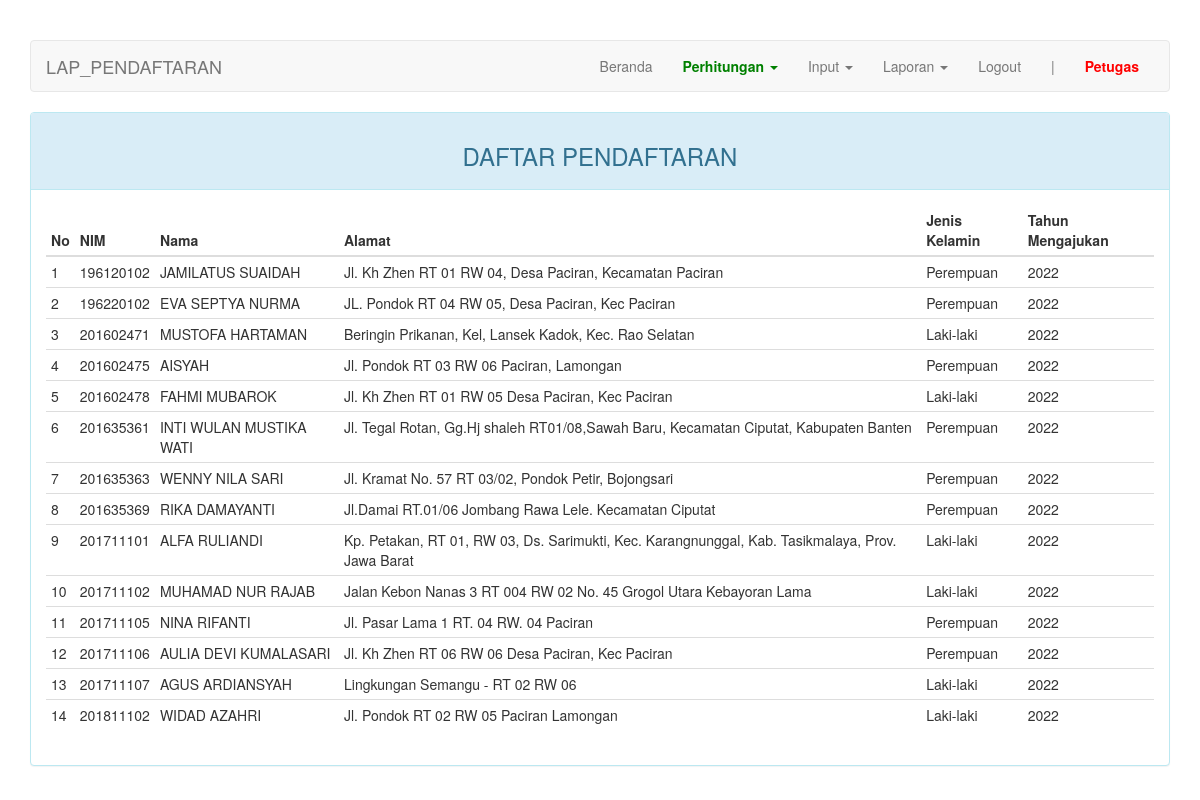
The page /index.php?page=lap_pendaftaran (signed in) on the database its author committed.
### tables this page shows
CREATE TABLE `mahasiswa` (
  `nim` char(9) NOT NULL,
  `nama` varchar(30) NOT NULL,
  `alamat` varchar(100) DEFAULT NULL,
  `jenis_kelamin` enum('Laki-laki','Perempuan') DEFAULT NULL,
  `tahun_mengajukan` char(4) NOT NULL
);

### page/lap_pendaftaran.php (the view)
<div class="row">
	<div class="col-md-12">
	    <div class="panel panel-info">
	        <div class="panel-heading"><h3 class="text-center">DAFTAR PENDAFTARAN</h3></div>
	        <div class="panel-body">
	            <table class="table table-condensed">
	                <thead>
	                    <tr>
	                        <th>No</th>
	                        <th>NIM</th>
													<th>Nama</th>
													<th>Alamat</th>
	                        <th>Jenis Kelamin</th>
	                        <th>Tahun Mengajukan</th>
	                    </tr>
	                </thead>
	                <tbody>
	                    <?php $no = 1; ?>
	                    <?php if ($query = $connection->query("SELECT * FROM mahasiswa WHERE nim IN(SELECT nim FROM nilai)")): ?>
	                        <?php while($row = $query->fetch_assoc()): ?>
	                        <tr>
	                            <td><?=$no++?></td>
															<td><?=$row["nim"]?></td>
	                            <td><?=$row["nama"]?></td>
	                            <td><?=$row['alamat']?></td>
	                            <td><?=$row['jenis_kelamin']?></td>
	                            <td><?=$row['tahun_mengajukan']?></td>
	                        </tr>
	                        <?php endwhile ?>
	                    <?php endif ?>
	                </tbody>
	            </table>
	        </div>
	    </div>
	</div>
</div>

### index.php (style rules this page uses)
body { margin-top: 40px; }

### rows shown on the page
mahasiswa: nim "196120102", nama "JAMILATUS SUAIDAH", alamat "Jl. Kh Zhen RT 01 RW 04, Desa Paciran, Kecamatan Paciran", jenis_kelamin "Perempuan", tahun_mengajukan "2022"
mahasiswa: nim "196220102", nama "EVA SEPTYA NURMA", alamat "JL. Pondok RT 04 RW 05, Desa Paciran, Kec Paciran", jenis_kelamin "Perempuan", tahun_mengajukan "2022"
mahasiswa: nim "201602471", nama "MUSTOFA HARTAMAN", alamat "Beringin Prikanan, Kel, Lansek Kadok, Kec. Rao Selatan", jenis_kelamin "Laki-laki", tahun_mengajukan "2022"
mahasiswa: nim "201602475", nama "AISYAH", alamat "Jl. Pondok RT 03 RW 06 Paciran, Lamongan", jenis_kelamin "Perempuan", tahun_mengajukan "2022"
mahasiswa: nim "201602478", nama "FAHMI MUBAROK", alamat "Jl. Kh Zhen RT 01 RW 05 Desa Paciran, Kec Paciran", jenis_kelamin "Laki-laki", tahun_mengajukan "2022"
mahasiswa: nim "201635361", nama "INTI WULAN MUSTIKA WATI", alamat "Jl. Tegal Rotan, Gg.Hj shaleh RT01/08,Sawah Baru, Kecamatan Ciputat, Kabupaten Banten", jenis_kelamin "Perempuan", tahun_mengajukan "2022"
mahasiswa: nim "201635363", nama "WENNY NILA SARI", alamat "Jl. Kramat No. 57 RT 03/02, Pondok Petir, Bojongsari", jenis_kelamin "Perempuan", tahun_mengajukan "2022"
mahasiswa: nim "201635369", nama "RIKA DAMAYANTI", alamat "Jl.Damai RT.01/06 Jombang Rawa Lele. Kecamatan Ciputat", jenis_kelamin "Perempuan", tahun_mengajukan "2022"
mahasiswa: nim "201711101", nama "ALFA RULIANDI", alamat "Kp. Petakan, RT 01, RW 03, Ds. Sarimukti, Kec. Karangnunggal, Kab. Tasikmalaya, Prov. Jawa Barat", jenis_kelamin "Laki-laki", tahun_mengajukan "2022"
mahasiswa: nim "201711102", nama "MUHAMAD NUR RAJAB", alamat "Jalan Kebon Nanas 3 RT 004 RW 02 No. 45 Grogol Utara Kebayoran Lama", jenis_kelamin "Laki-laki", tahun_mengajukan "2022"
mahasiswa: nim "201711105", nama "NINA RIFANTI", alamat "Jl. Pasar Lama 1 RT. 04 RW. 04 Paciran", jenis_kelamin "Perempuan", tahun_mengajukan "2022"
mahasiswa: nim "201711106", nama "AULIA DEVI KUMALASARI", alamat "Jl. Kh Zhen RT 06 RW 06 Desa Paciran, Kec Paciran", jenis_kelamin "Perempuan", tahun_mengajukan "2022"
mahasiswa: nim "201711107", nama "AGUS ARDIANSYAH", alamat "Lingkungan Semangu - RT 02 RW 06", jenis_kelamin "Laki-laki", tahun_mengajukan "2022"
mahasiswa: nim "201811102", nama "WIDAD AZAHRI", alamat "Jl. Pondok RT 02 RW 05 Paciran Lamongan", jenis_kelamin "Laki-laki", tahun_mengajukan "2022"

### other values the page prints
$str "LAP_PENDAFTARAN"
$_SESSION["username"] "Petugas"
